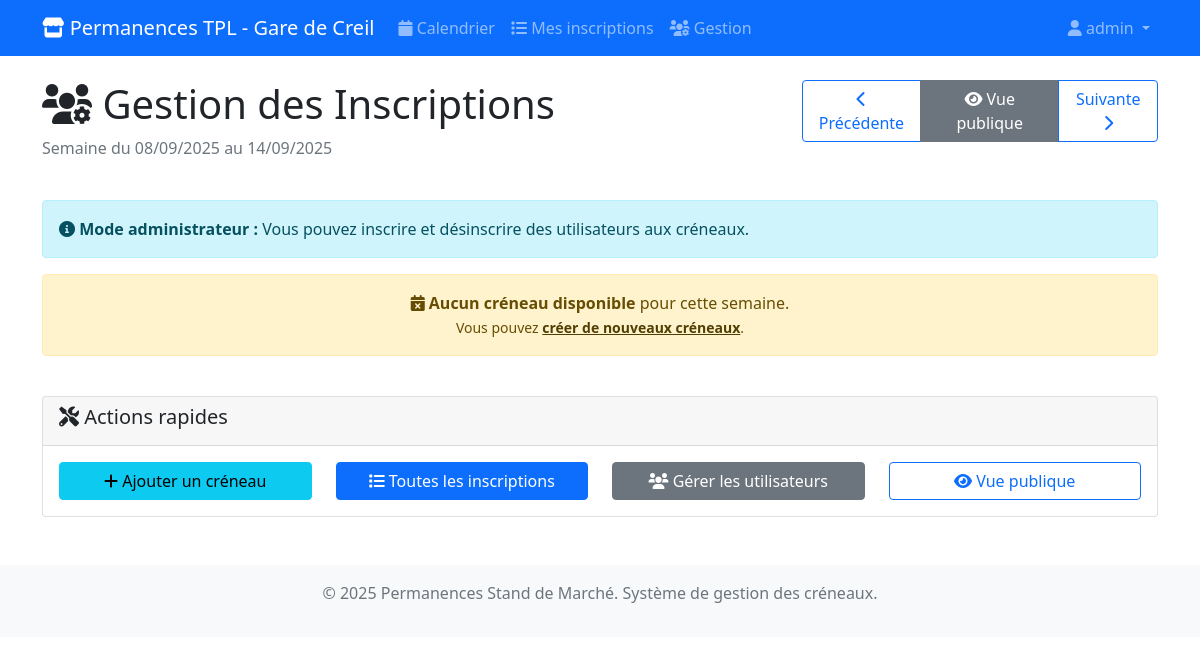
The page /permanences/gestion/ (signed in) on the database as committed earlier.
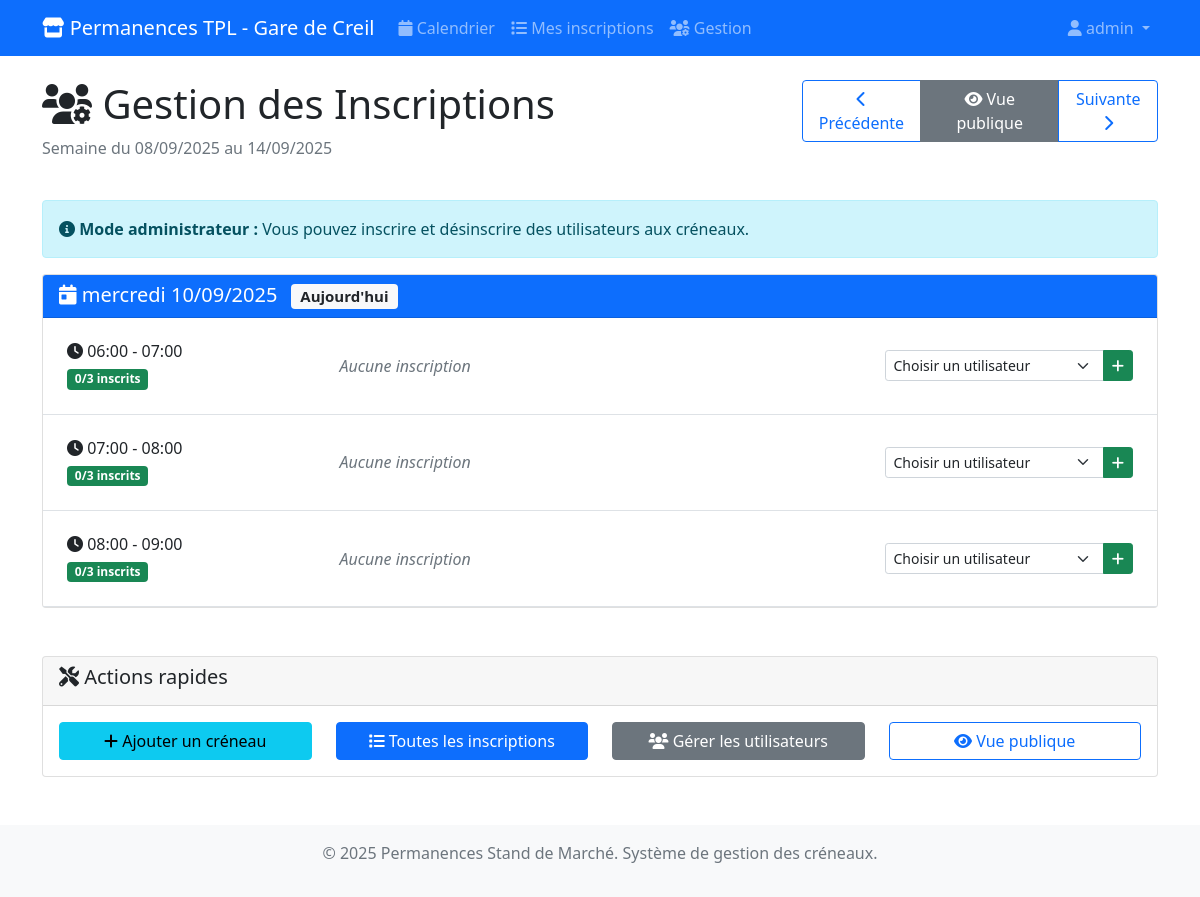
The same page on the database as committed later.
### permanences/models.py (models this page shows, shortened)
class CreneauHoraire(models.Model):
    date = models.DateField(help_text="Date du créneau")
    heure_debut = models.TimeField(help_text="Heure de début du créneau")
    heure_fin = models.TimeField(help_text="Heure de fin du créneau")
    max_personnes = models.PositiveIntegerField(
        default=3,
        help_text="Nombre maximum de personnes autorisées pour ce créneau"
    )
    actif = models.BooleanField(default=True, help_text="Créneau disponible pour inscription")
    class Meta:
        verbose_name = "Créneau horaire"
        verbose_name_plural = "Créneaux horaires"
        unique_together = ['date', 'heure_debut']
        ordering = ['date', 'heure_debut']
    @property
    def places_disponibles(self):
        try:
            inscriptions_count = self.inscriptions.filter(annulee=False).count()
            return max(0, self.max_personnes - inscriptions_count)
        except Exception:
            return self.max_personnes
    @property
    def complet(self):
        try:
            return self.places_disponibles <= 0
        except Exception:
            return False
    @property
    def est_passe(self):
        try:
            maintenant = datetime.now()
            creneau_datetime = datetime.combine(self.date, self.heure_debut)
            return creneau_datetime < maintenant
        except Exception:
            return False

### permanences/views.py (the view)
# urls.py: path('gestion/', views.gestion_inscriptions, name='gestion'),
@user_passes_test(is_superuser)
def gestion_inscriptions(request):
    today = timezone.now().date()
    week_start = request.GET.get('week')
    if week_start:
        try:
            week_start = datetime.strptime(week_start, '%Y-%m-%d').date()
        except ValueError:
            week_start = today - timedelta(days=today.weekday())
    else:
        week_start = today - timedelta(days=today.weekday())
    week_end = week_start + timedelta(days=6)
    from django.contrib.auth.models import User
    utilisateurs = User.objects.filter(is_active=True).order_by('username')
    creneaux = CreneauHoraire.objects.filter(
        date__range=[week_start, week_end],
        actif=True
    ).prefetch_related('inscriptions__utilisateur').order_by('date', 'heure_debut')
    creneaux_par_jour = {}
    for creneau in creneaux:
        if creneau.date not in creneaux_par_jour:
            creneaux_par_jour[creneau.date] = []
        utilisateurs_inscrits_ids = set(
            inscription.utilisateur.id
            for inscription in creneau.inscriptions.filter(annulee=False)
        )
        creneau.utilisateurs_disponibles = [
            utilisateur for utilisateur in utilisateurs
            if utilisateur.id not in utilisateurs_inscrits_ids
        ]
        creneaux_par_jour[creneau.date].append(creneau)
    prev_week = week_start - timedelta(days=7)
    next_week = week_start + timedelta(days=7)
    context = {
        'creneaux_par_jour': creneaux_par_jour,
        'utilisateurs': utilisateurs,
        'week_start': week_start,
        'week_end': week_end,
        'prev_week': prev_week,
        'next_week': next_week,
        'today': today,
    }
    return render(request, 'permanences/gestion_inscriptions.html', context)

### permanences/views.py (called while the page is built)
def is_superuser(user):
    return user.is_superuser

### templates/permanences/gestion_inscriptions.html (shortened to what the changed rows need)
{% extends 'base.html' %}
{% block content %}
<div class="row mb-4">
    <div class="col-md-8">
        <h1><i class="fas fa-users-cog"></i> Gestion des Inscriptions</h1>
    </div>
</div>
<div class="row">
    {% for date, creneaux in creneaux_par_jour.items %}
    <div class="col-12 mb-4">
        <div class="card">
            <div class="card-header bg-primary text-white">
                <h5 class="card-title mb-0">
                    <i class="fas fa-calendar-day"></i>
                    {{ date|date:"l d/m/Y" }}
                    {% if date == today %}
                        <span class="badge bg-light text-dark ms-2">Aujourd'hui</span>
                    {% endif %}
                </h5>
            </div>
            <div class="card-body p-0">
                {% for creneau in creneaux %}
                <div class="border-bottom p-4 {% if creneau.est_passe %}bg-light{% endif %}">
                    <div class="row align-items-center">
                        <div class="col-md-3">
                            <h6 class="mb-1">
                                <i class="fas fa-clock"></i>
                                {{ creneau.heure_debut|time:"H:i" }} - {{ creneau.heure_fin|time:"H:i" }}
                            </h6>
                            <span class="badge
                                {% if creneau.complet %}bg-danger{% elif creneau.places_disponibles <= 1 %}bg-warning{% else %}bg-success{% endif %}">
                                {% with creneau.inscriptions.count as nb_inscriptions %}
                                    {{ nb_inscriptions }}/{{ creneau.max_personnes }} inscrits
                                {% endwith %}
                            </span>
                        </div>
                        <div class="col-md-6">
                            {% with creneau.inscriptions.all as inscriptions %}
                                {% if inscriptions %}
                                    <strong>Inscrits :</strong>
                                    <ul class="list-unstyled mb-0 mt-1">
                                        {% for inscription in inscriptions %}
                                            {% if not inscription.annulee %}
                                            <li class="d-flex justify-content-between align-items-center py-1">
                                                <span>
                                                    <i class="fas fa-user"></i>
                                                    {{ inscription.utilisateur.first_name|default:inscription.utilisateur.username }}
                                                    ({{ inscription.utilisateur.username }})
                                                </span>
                                                {% if not creneau.est_passe %}
                                                <form method="post" action="{% url 'permanences:annuler' inscription.id %}"
                                                      class="d-inline"
                                                      onsubmit="return confirm('Êtes-vous sûr de vouloir annuler l\'inscription de {{ inscription.utilisateur.username }} ?');">
                                                    {% csrf_token %}
                                                    <button type="submit" class="btn btn-sm btn-outline-danger">
                                                        <i class="fas fa-times"></i>
                                                    </button>
                                                </form>
                                                {% endif %}
                                            </li>
                                            {% endif %}
                                        {% endfor %}
                                    </ul>
                                {% else %}
                                    <em class="text-muted">Aucune inscription</em>
                                {% endif %}
                            {% endwith %}
                        </div>
                        <div class="col-md-3">
                            {% if not creneau.est_passe and not creneau.complet %}
                                <form method="post" action="{% url 'permanences:inscrire' creneau.id %}">
                                    <div class="input-group">
                                        <select name="utilisateur_id" class="form-select form-select-sm" required>
                                            <option value="">Choisir un utilisateur</option>
                                        </select>
                                        <button type="submit" class="btn btn-sm btn-success">
                                            <i class="fas fa-plus"></i>
                                        </button>
                                    </div>
                                </form>
                            {% elif creneau.complet and not creneau.est_passe %}
                                <span class="text-danger">
                                    <i class="fas fa-ban"></i> Complet
                                </span>
                            {% elif creneau.est_passe %}
                                <span class="text-muted">
                                    <i class="fas fa-clock"></i> Passé
                                </span>
                            {% endif %}
                        </div>
                    </div>
                </div>
                {% empty %}
                <div class="p-3 text-center text-muted">
                    <i class="fas fa-calendar-times"></i>
                    Aucun créneau disponible
                </div>
                {% endfor %}
            </div>
        </div>
    </div>
    {% empty %}
    <div class="col-12">
        <div class="alert alert-warning text-center">
            <i class="fas fa-calendar-times"></i>
            <strong>Aucun créneau disponible</strong> pour cette semaine.
            <br><small>Vous pouvez <a href="{% url 'admin:permanences_creneauhoraire_add' %}" class="alert-link">créer de nouveaux créneaux</a>.</small>
        </div>
    </div>
    {% endfor %}
</div>
{% endblock %}

Rows that differ between the two databases and show on the page:
added CreneauHoraire: date "mercredi 10/09/2025", shows "Aujourd'hui", heure_debut "06:00", heure_fin "07:00", inscriptions.count "0", max_personnes "3"
added CreneauHoraire: heure_debut "07:00", heure_fin "08:00", inscriptions.count "0", max_personnes "3", shown under "mercredi 10/09/2025"
added CreneauHoraire: heure_debut "08:00", heure_fin "09:00", inscriptions.count "0", max_personnes "3", shown under "mercredi 10/09/2025"
Other text that changed with them:
text no longer shown: "Aucun créneau disponible pour cette semaine. Vous pouvez créer de nouveaux créneaux ."
